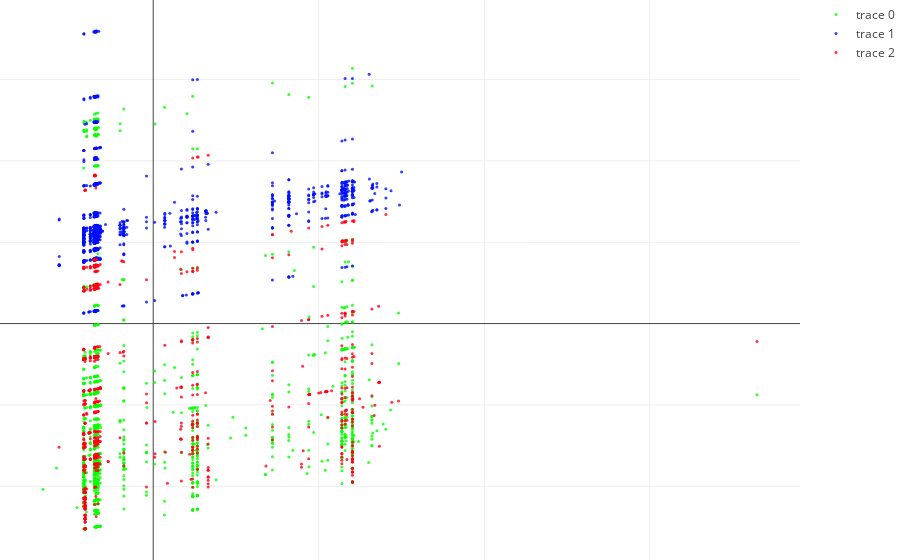

Notebook source saved alongside this figure:
### Code cell
drawFrame(data, Y_sklearn, 'saiu')

### Figure 1 — Plotly figure (JSON) as saved in the notebook; plotly's stock layout.template omitted (floating-point values rounded to 4 significant figures; data arrays with more than 128 entries replaced by an {"elided": "..."} marker saying what was removed)
{"data": [{"marker": {"color": "rgb(7,255,0)", "opacity": 0.8, "size": 3}, "mode": "markers", "type": "scatter", "uid": "057405e7-5440-42b4-a5bb-686aafd6439f", "x": {"elided": "1308 float values"}, "y": {"elided": "1308 float values"}}, {"marker": {"color": "rgb(0,15,255)", "opacity": 0.8, "size": 3}, "mode": "markers", "type": "scatter", "uid": "9afd262c-3778-413f-992d-45d4f47ebf62", "x": {"elided": "1529 float values"}, "y": {"elided": "1529 float values"}}, {"marker": {"color": "rgb(255,0,23)", "opacity": 0.8, "size": 3}, "mode": "markers", "type": "scatter", "uid": "1671bf72-ceae-4c43-8610-c236cbdb5f5e", "x": {"elided": "803 float values"}, "y": {"elided": "803 float values"}}], "layout": {"margin": {"b": 0, "l": 0, "r": 0, "t": 0}}}
